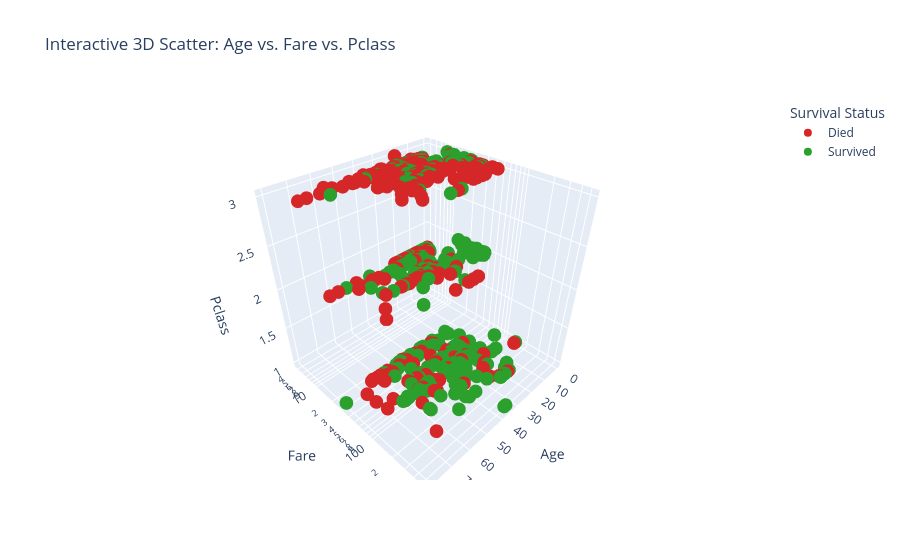
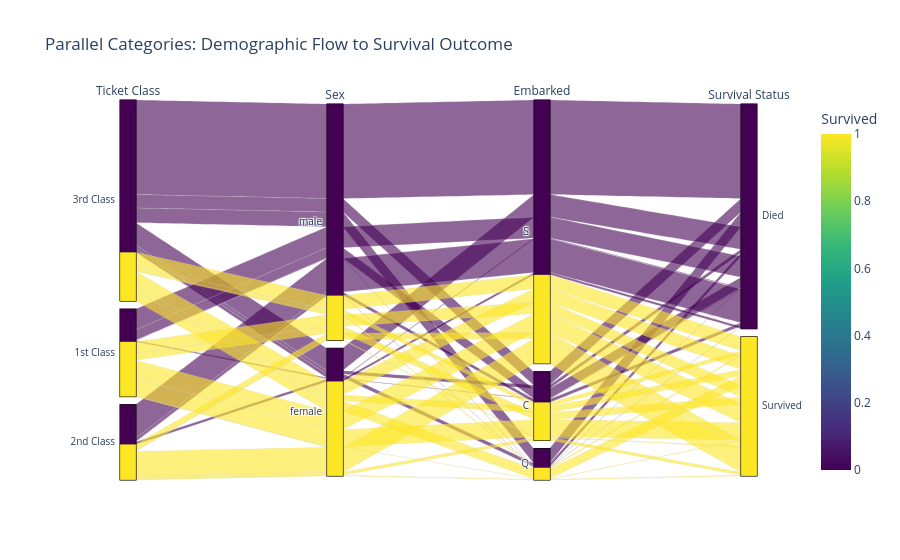

Write notebook code for charts like these, in order.
### Code cell
# 6. Advanced Multi-dimensional Plots (Plotly 3D and Parallel Categories)
# Plotly 3D Scatter: Age vs. Fare vs. Pclass
fig_3d = px.scatter_3d(
    vis_df.dropna(subset=["Age", "Fare"]), 
    x="Age", 
    y="Fare", 
    z="Pclass", 
    color="Survival Status",
    log_y=True,
    hover_name="Name",
    color_discrete_map={"Survived": "#2ca02c", "Died": "#d62728"},
    title="Interactive 3D Scatter: Age vs. Fare vs. Pclass"
)
fig_3d.show()

# Plotly Parallel Categories: Class -> Gender -> Embarked -> Survival
fig_parcat = px.parallel_categories(
    vis_df.dropna(subset=["Embarked", "Sex", "Ticket Class", "Survival Status"]), 
    dimensions=["Ticket Class", "Sex", "Embarked", "Survival Status"],
    color="Survived", 
    color_continuous_scale=px.colors.sequential.Viridis,
    title="Parallel Categories: Demographic Flow to Survival Outcome"
)
fig_parcat.show()

### Figure 1 — Plotly figure (JSON) as saved in the notebook; plotly's stock layout.template omitted (floating-point values rounded to 4 significant figures; data arrays with more than 128 entries replaced by an {"elided": "..."} marker saying what was removed)
{"data": [{"hovertemplate": "<b>%{hovertext}</b><br><br>Survival Status=Died<br>Age=%{x}<br>Fare=%{y}<br>Pclass=%{z}<extra></extra>", "hovertext": {"elided": "424 str values"}, "legendgroup": "Died", "marker": {"color": "#d62728", "symbol": "circle"}, "mode": "markers", "name": "Died", "scene": "scene", "showlegend": true, "type": "scatter3d", "x": {"elided": "424 float values"}, "y": {"elided": "424 float values"}, "z": {"elided": "424 int values"}}, {"hovertemplate": "<b>%{hovertext}</b><br><br>Survival Status=Survived<br>Age=%{x}<br>Fare=%{y}<br>Pclass=%{z}<extra></extra>", "hovertext": {"elided": "290 str values"}, "legendgroup": "Survived", "marker": {"color": "#2ca02c", "symbol": "circle"}, "mode": "markers", "name": "Survived", "scene": "scene", "showlegend": true, "type": "scatter3d", "x": {"elided": "290 float values"}, "y": {"elided": "290 float values"}, "z": {"elided": "290 int values"}}], "layout": {"legend": {"title": {"text": "Survival Status"}, "tracegroupgap": 0}, "scene": {"domain": {"x": [0.0, 1.0], "y": [0.0, 1.0]}, "xaxis": {"title": {"text": "Age"}}, "yaxis": {"title": {"text": "Fare"}, "type": "log"}, "zaxis": {"title": {"text": "Pclass"}}}, "title": {"text": "Interactive 3D Scatter: Age vs. Fare vs. Pclass"}}}

### Figure 2 — Plotly figure (JSON) as saved in the notebook; plotly's stock layout.template omitted (floating-point values rounded to 4 significant figures; data arrays with more than 128 entries replaced by an {"elided": "..."} marker saying what was removed)
{"data": [{"dimensions": [{"label": "Ticket Class", "values": {"elided": "889 str values"}}, {"label": "Sex", "values": {"elided": "889 str values"}}, {"label": "Embarked", "values": {"elided": "889 str values"}}, {"label": "Survival Status", "values": {"elided": "889 str values"}}], "domain": {"x": [0.0, 1.0], "y": [0.0, 1.0]}, "line": {"color": {"elided": "889 int values"}, "coloraxis": "coloraxis"}, "name": "", "type": "parcats"}], "layout": {"coloraxis": {"autocolorscale": false, "colorbar": {"title": {"text": "Survived"}}, "colorscale": [[0.0, "#440154"], [0.1111, "#482878"], [0.2222, "#3e4989"], [0.3333, "#31688e"], [0.4444, "#26828e"], [0.5556, "#1f9e89"], [0.6667, "#35b779"], [0.7778, "#6ece58"], [0.8889, "#b5de2b"], [1.0, "#fde725"]]}, "legend": {"tracegroupgap": 0}, "title": {"text": "Parallel Categories: Demographic Flow to Survival Outcome"}}}
